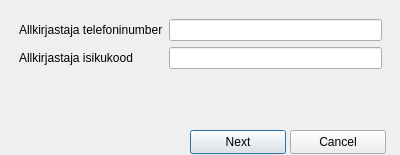
<?xml version="1.0" encoding="UTF-8"?>
<ui version="4.0">
 <class>MobileDialog</class>
 <widget class="QDialog" name="MobileDialog">
  <property name="geometry">
   <rect>
    <x>0</x>
    <y>0</y>
    <width>400</width>
    <height>155</height>
   </rect>
  </property>
  <property name="windowTitle">
   <string>Mobiiliga allkirjastamine</string>
  </property>
  <widget class="QStackedWidget" name="pages">
   <property name="geometry">
    <rect>
     <x>10</x>
     <y>10</y>
     <width>381</width>
     <height>109</height>
    </rect>
   </property>
   <property name="currentIndex">
    <number>0</number>
   </property>
   <widget class="QWidget" name="page">
    <layout class="QGridLayout" name="gridLayout">
     <item row="0" column="0">
      <widget class="QLabel" name="label">
       <property name="text">
        <string>Allkirjastaja telefoninumber</string>
       </property>
      </widget>
     </item>
     <item row="0" column="1">
      <widget class="QLineEdit" name="inputPhoneNumber"/>
     </item>
     <item row="1" column="0">
      <widget class="QLabel" name="label_2">
       <property name="text">
        <string>Allkirjastaja isikukood</string>
       </property>
      </widget>
     </item>
     <item row="1" column="1">
      <widget class="QLineEdit" name="inputSSID"/>
     </item>
     <item row="2" column="1">
      <spacer name="verticalSpacer">
       <property name="orientation">
        <enum>Qt::Vertical</enum>
       </property>
       <property name="sizeHint" stdset="0">
        <size>
         <width>20</width>
         <height>40</height>
        </size>
       </property>
      </spacer>
     </item>
    </layout>
   </widget>
   <widget class="QWidget" name="page_2">
    <widget class="QLabel" name="label_3">
     <property name="geometry">
      <rect>
       <x>10</x>
       <y>10</y>
       <width>371</width>
       <height>16</height>
      </rect>
     </property>
     <property name="text">
      <string>Toimub allkirjastamine...</string>
     </property>
     <property name="alignment">
      <set>Qt::AlignCenter</set>
     </property>
    </widget>
    <widget class="QLabel" name="label_4">
     <property name="geometry">
      <rect>
       <x>10</x>
       <y>40</y>
       <width>81</width>
       <height>16</height>
      </rect>
     </property>
     <property name="text">
      <string>Kontrollkood</string>
     </property>
    </widget>
    <widget class="QLabel" name="labelCode">
     <property name="geometry">
      <rect>
       <x>90</x>
       <y>40</y>
       <width>53</width>
       <height>15</height>
      </rect>
     </property>
     <property name="font">
      <font>
       <weight>75</weight>
       <bold>true</bold>
      </font>
     </property>
    </widget>
    <widget class="QLabel" name="labelError">
     <property name="geometry">
      <rect>
       <x>90</x>
       <y>70</y>
       <width>181</width>
       <height>16</height>
      </rect>
     </property>
     <property name="alignment">
      <set>Qt::AlignCenter</set>
     </property>
    </widget>
   </widget>
  </widget>
  <widget class="QPushButton" name="buttonNext">
   <property name="geometry">
    <rect>
     <x>190</x>
     <y>130</y>
     <width>96</width>
     <height>24</height>
    </rect>
   </property>
   <property name="text">
    <string>Next</string>
   </property>
  </widget>
  <widget class="QPushButton" name="buttonCancel">
   <property name="geometry">
    <rect>
     <x>290</x>
     <y>130</y>
     <width>96</width>
     <height>24</height>
    </rect>
   </property>
   <property name="text">
    <string>Cancel</string>
   </property>
  </widget>
 </widget>
 <resources/>
 <connections>
  <connection>
   <sender>buttonCancel</sender>
   <signal>clicked()</signal>
   <receiver>MobileDialog</receiver>
   <slot>reject()</slot>
   <hints>
    <hint type="sourcelabel">
     <x>317</x>
     <y>140</y>
    </hint>
    <hint type="destinationlabel">
     <x>396</x>
     <y>125</y>
    </hint>
   </hints>
  </connection>
 </connections>
</ui>
